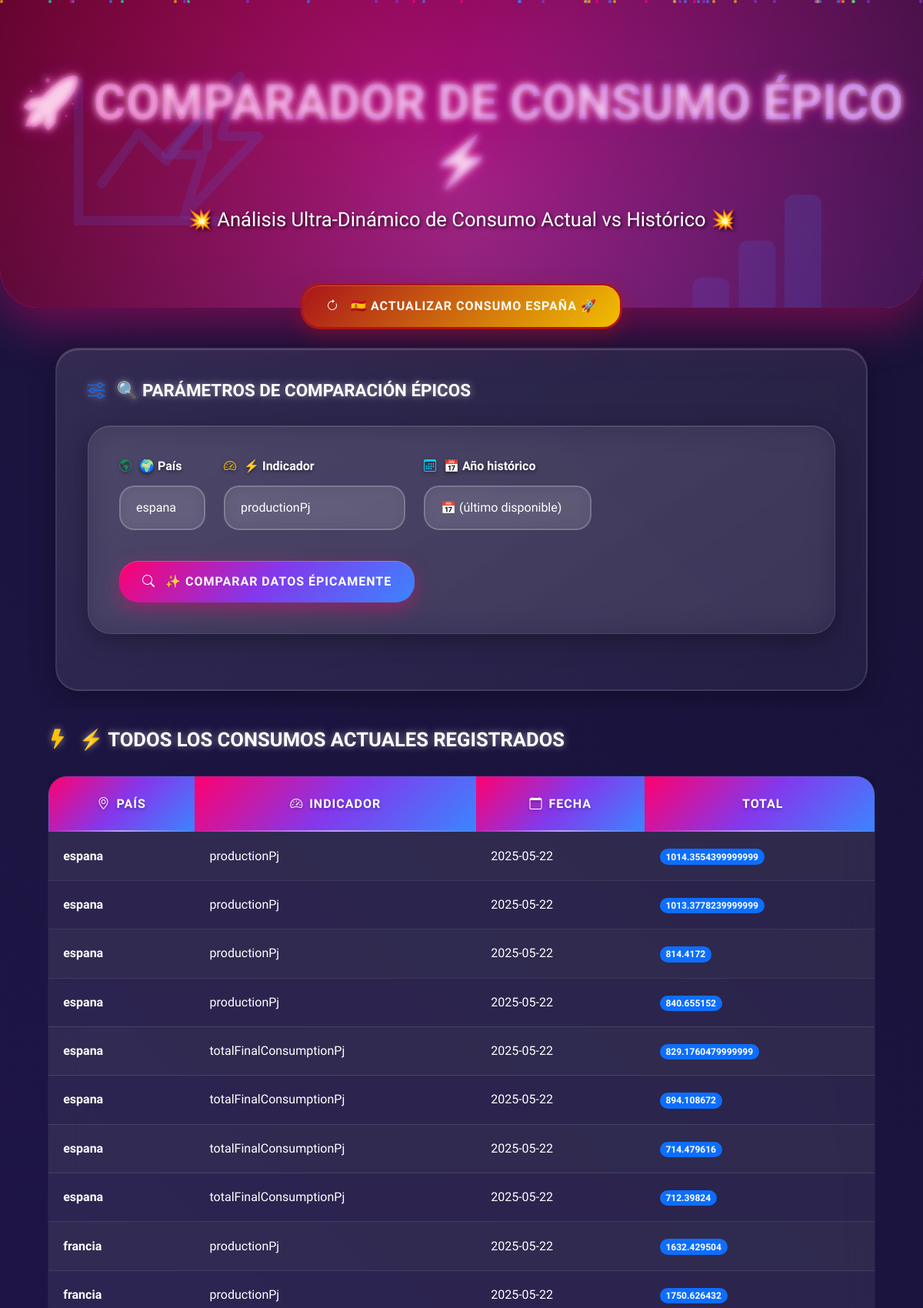
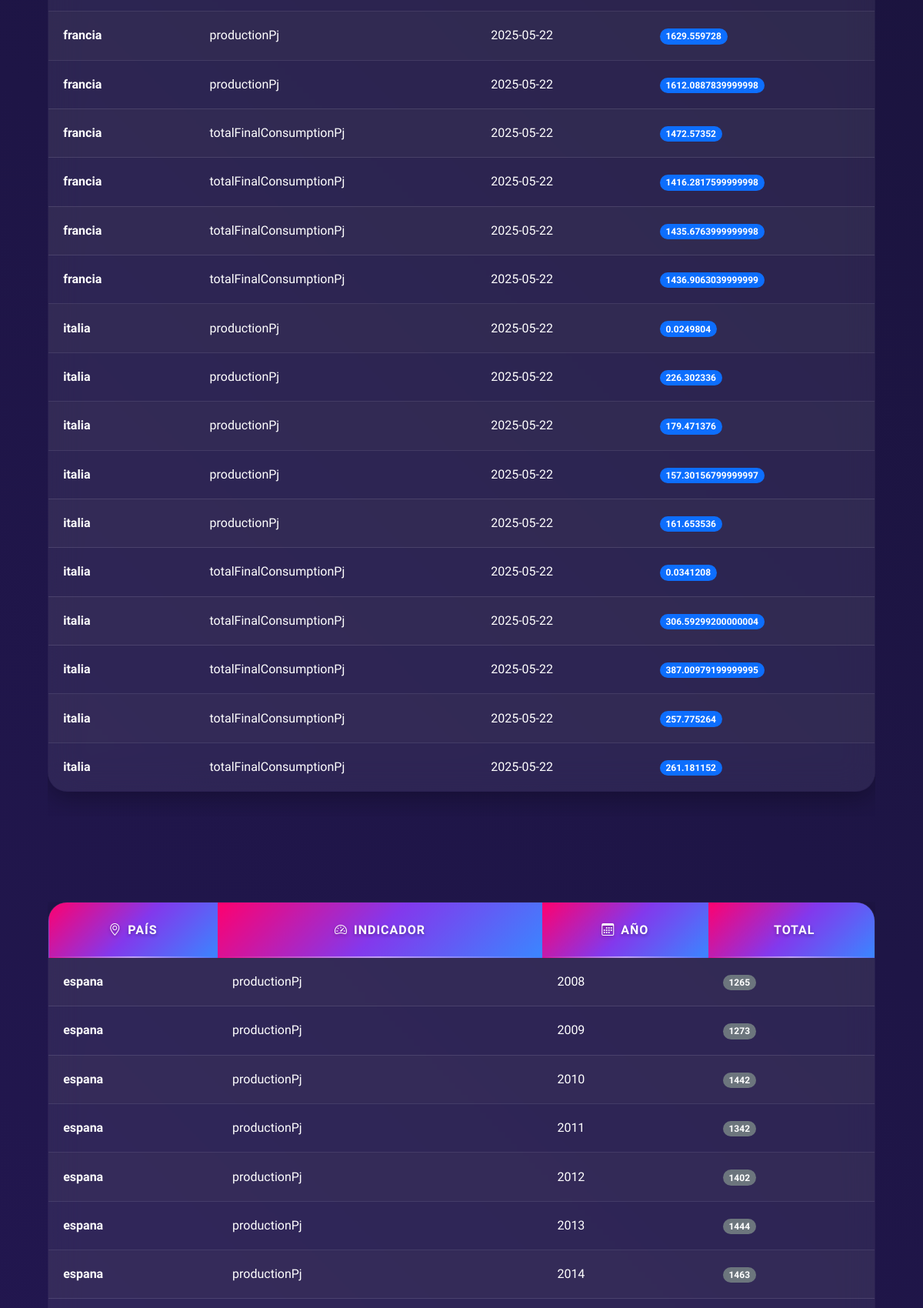
The page /consumo (upper part) on the database its author committed (2 pictures, top to bottom).
### app.py (models this page shows)
class ActualConsumoProduccion(db.Model):
    __tablename__ = 'actual_consumo_produccion'
    __table_args__ = {'extend_existing': True}
    pais                 = db.Column(db.Text, db.ForeignKey('pais.pais'), primary_key=True)
    indicador            = db.Column(db.Text, primary_key=True)
    fecha                = db.Column(db.Text, primary_key=True)
    coal_peat_oil_shale  = db.Column(db.Text)
    natural_gas          = db.Column(db.Text)
    nuclear              = db.Column(db.Text)
    oil_products         = db.Column(db.Text)
    renewables_and_waste = db.Column(db.Text)
    total                = db.Column(db.Text)

class HistoricoConsumoProduccion(db.Model):
    __tablename__ = 'historico_consumo_produccion'
    __table_args__ = {'extend_existing': True}
    pais                 = db.Column(db.Text, db.ForeignKey('pais.pais'), primary_key=True)
    indicador            = db.Column(db.Text, primary_key=True)
    anio                 = db.Column(db.Integer, primary_key=True)
    coal_peat_oil_shale  = db.Column(db.Text)
    natural_gas          = db.Column(db.Text)
    nuclear              = db.Column(db.Text)
    oil_products         = db.Column(db.Text)
    renewables_and_waste = db.Column(db.Text)
    total                = db.Column(db.Text)

### app.py (the view, shortened to what this page needs)
@app.route('/consumo', methods=['GET','POST'])
def show_consumption():
    try:
        paises = [p.pais for p in Pais.query.order_by(Pais.pais)]
        indicadores = [i[0] for i in db.session.query(
                           ActualConsumoProduccion.indicador
                       ).distinct().order_by(ActualConsumoProduccion.indicador).all()]
        anios = [y[0] for y in db.session.query(
                     HistoricoConsumoProduccion.anio
                 ).distinct().order_by(HistoricoConsumoProduccion.anio).all()]
        with db.session.no_autoflush:
            actual_list = ActualConsumoProduccion.query.order_by(
                              ActualConsumoProduccion.pais,
                              ActualConsumoProduccion.indicador,
                              ActualConsumoProduccion.fecha
                          ).all()
            for a in actual_list:
                a.fecha_parsed = parse_date_safe(a.fecha)
        historico_list = HistoricoConsumoProduccion.query.order_by(
                             HistoricoConsumoProduccion.pais,
                             HistoricoConsumoProduccion.indicador,
                             HistoricoConsumoProduccion.anio
                         ).all()
    except Exception as e:
        return f"<h1>Error cargando datos:</h1><p>{e}</p>"
    datos = None
    return render_template(
        'consumo_comparador.html',
        paises=paises,
        indicadores=indicadores,
        anios=anios,
        actual_list=actual_list,
        historico_list=historico_list,
        datos=datos
    )

### app.py (called while the page is built)
def parse_date_safe(date_str):
    if not date_str:
        return None
    if isinstance(date_str, str) and date_str.endswith('Z'):
        date_str = date_str[:-1]
    for fmt in ('%Y-%m-%dT%H:%M:%S.%f',
                '%Y-%m-%dT%H:%M:%S',
                '%Y-%m-%d'):
        try:
            return datetime.strptime(date_str, fmt).date()
        except ValueError:
            continue
    return None

### templates/consumo_comparador.html (shortened to what this page needs)
<!DOCTYPE html>
<html lang="es">
<head>
  <link
    href="https://cdn.jsdelivr.net/npm/bootstrap@5.3.0/dist/css/bootstrap.min.css"
    rel="stylesheet"
>
  <link rel="stylesheet" href="https://cdn.jsdelivr.net/npm/bootstrap-icons@1.11.0/font/bootstrap-icons.css">
</head>
<body>
  <div class="particles" id="particles"></div>
  <section class="hero">
    <div class="hero-overlay"></div>
    <div class="hero-content">
      <h1 class="display-4" onmouseenter="playHoverSound()">🚀 COMPARADOR DE CONSUMO ÉPICO ⚡</h1>
      <p class="lead">💥 Análisis Ultra-Dinámico de Consumo Actual vs Histórico 💥</p>
    </div>
    <i class="bi bi-graph-up-arrow floating-icon icon-1"></i>
    <i class="bi bi-bar-chart-fill floating-icon icon-2"></i>
    <i class="bi bi-lightning-charge floating-icon icon-3"></i>
  </section>
  <div class="container main-container">
    <div class="text-center mb-4">
      <a href="{{ url_for('update_consumo') }}" class="btn-spain" onmouseenter="playButtonSound()">
        <i class="bi bi-arrow-clockwise"></i>
        🇪🇸 ACTUALIZAR CONSUMO ESPAÑA 🚀
      </a>
    </div>
    <div class="card" onmouseenter="playCardSound()">
      <div class="card-body">
        <h5 class="card-title">
          <i class="bi bi-sliders text-primary"></i>
          🔍 PARÁMETROS DE COMPARACIÓN ÉPICOS
        </h5>
        <form method="post" action="{{ url_for('show_consumption') }}" class="form-row">
          <div class="form-group">
            <label for="pais" class="form-label">
              <i class="bi bi-globe-americas text-success"></i>
              🌍 País
            </label>
            <select id="pais" name="pais" class="form-control" onmouseenter="playSelectSound()">
              {% for p in paises %}
                <option value="{{ p }}" {% if datos and datos.pais == p %}selected{% endif %}>{{ p }}</option>
              {% endfor %}
            </select>
          </div>
          <div class="form-group">
            <label for="indicador" class="form-label">
              <i class="bi bi-speedometer2 text-warning"></i>
              ⚡ Indicador
            </label>
            <select id="indicador" name="indicador" class="form-control" onmouseenter="playSelectSound()">
              {% for i in indicadores %}
                <option value="{{ i }}" {% if datos and datos.indicador == i %}selected{% endif %}>{{ i }}</option>
              {% endfor %}
            </select>
          </div>
          <div class="form-group">
            <label for="anio" class="form-label">
              <i class="bi bi-calendar3 text-info"></i>
              📅 Año histórico
            </label>
            <select id="anio" name="anio" class="form-control" onmouseenter="playSelectSound()">
              <option value="">📅 (último disponible)</option>
            </select>
          </div>
          <div class="form-group">
            <button type="submit" class="btn btn-primary" onmouseenter="playButtonSound()" onclick="playClickSound()">
              <i class="bi bi-search me-2"></i>
              ✨ COMPARAR DATOS ÉPICAMENTE
            </button>
          </div>
        </form>
      </div>
    </div>
    {% if actual_list %}
      <h3 class="section-title">
        <i class="bi bi-lightning-fill text-warning"></i>
        ⚡ TODOS LOS CONSUMOS ACTUALES REGISTRADOS
      </h3>
      <div class="table-responsive">
        <table class="table table-striped">
          <thead>
            <tr>
              <th onmouseenter="playHeaderSound()"><i class="bi bi-geo-alt me-2"></i>País</th>
              <th onmouseenter="playHeaderSound()"><i class="bi bi-speedometer2 me-2"></i>Indicador</th>
              <th onmouseenter="playHeaderSound()"><i class="bi bi-calendar me-2"></i>Fecha</th>
              <th onmouseenter="playHeaderSound()">Total</th>
            </tr>
          </thead>
          <tbody>
            {% for a in actual_list %}
              <tr onmouseenter="playRowSound()">
                <td><strong>{{ a.pais }}</strong></td>
                <td>{{ a.indicador }}</td>
                <td>
                  {% if a.fecha_parsed %}
                    {{ a.fecha_parsed.strftime('%Y-%m-%d') }}
                  {% else %}
                    {{ a.fecha[:10] }}
                  {% endif %}
                </td>
                <td><span class="badge bg-primary rounded-pill" onmouseenter="playBadgeSound()">{{ a.total }}</span></td>
              </tr>
            {% endfor %}
          </tbody>
        </table>
      </div>
    {% endif %}
    {% if historico_list %}
      <h3 class="section-title">
        <i class="bi bi-archive-fill text-secondary"></i>
      </h3>
      <div class="table-responsive">
        <table class="table table-striped">
          <thead>
            <tr>
              <th onmouseenter="playHeaderSound()"><i class="bi bi-geo-alt me-2"></i>País</th>
              <th onmouseenter="playHeaderSound()"><i class="bi bi-speedometer2 me-2"></i>Indicador</th>
              <th onmouseenter="playHeaderSound()"><i class="bi bi-calendar3 me-2"></i>Año</th>
              <th onmouseenter="playHeaderSound()">Total</th>
            </tr>
          </thead>
          <tbody>
            {% for h in historico_list %}
              <tr onmouseenter="playRowSound()">
                <td><strong>{{ h.pais }}</strong></td>
                <td>{{ h.indicador }}</td>
                <td>{{ h.anio }}</td>
                <td><span class="badge bg-secondary rounded-pill" onmouseenter="playBadgeSound()">{{ h.total }}</span></td>
              </tr>
            {% endfor %}
          </tbody>
        </table>
      </div>
    {% endif %}
  </div>
</body>
</html>

### rows shown on the page
ActualConsumoProduccion: pais "espana", indicador "productionPj", fecha_parsed "2025-05-22", total "1014.3554399999999"
ActualConsumoProduccion: pais "espana", indicador "productionPj", fecha_parsed "2025-05-22", total "1013.3778239999999"
ActualConsumoProduccion: pais "espana", indicador "productionPj", fecha_parsed "2025-05-22", total "814.4172"
ActualConsumoProduccion: pais "espana", indicador "productionPj", fecha_parsed "2025-05-22", total "840.655152"
ActualConsumoProduccion: pais "espana", indicador "totalFinalConsumptionPj", fecha_parsed "2025-05-22", total "829.1760479999999"
ActualConsumoProduccion: pais "espana", indicador "totalFinalConsumptionPj", fecha_parsed "2025-05-22", total "894.108672"
ActualConsumoProduccion: pais "espana", indicador "totalFinalConsumptionPj", fecha_parsed "2025-05-22", total "714.479616"
ActualConsumoProduccion: pais "espana", indicador "totalFinalConsumptionPj", fecha_parsed "2025-05-22", total "712.39824"
ActualConsumoProduccion: pais "francia", indicador "productionPj", fecha_parsed "2025-05-22", total "1632.429504"
ActualConsumoProduccion: pais "francia", indicador "productionPj", fecha_parsed "2025-05-22", total "1750.626432"
ActualConsumoProduccion: pais "francia", indicador "productionPj", fecha_parsed "2025-05-22", total "1629.559728"
ActualConsumoProduccion: pais "francia", indicador "productionPj", fecha_parsed "2025-05-22", total "1612.0887839999998"
ActualConsumoProduccion: pais "francia", indicador "totalFinalConsumptionPj", fecha_parsed "2025-05-22", total "1472.57352"
ActualConsumoProduccion: pais "francia", indicador "totalFinalConsumptionPj", fecha_parsed "2025-05-22", total "1416.2817599999998"
ActualConsumoProduccion: pais "francia", indicador "totalFinalConsumptionPj", fecha_parsed "2025-05-22", total "1435.6763999999998"
ActualConsumoProduccion: pais "francia", indicador "totalFinalConsumptionPj", fecha_parsed "2025-05-22", total "1436.9063039999999"
ActualConsumoProduccion: pais "italia", indicador "productionPj", fecha_parsed "2025-05-22", total "0.0249804"
ActualConsumoProduccion: pais "italia", indicador "productionPj", fecha_parsed "2025-05-22", total "226.302336"
ActualConsumoProduccion: pais "italia", indicador "productionPj", fecha_parsed "2025-05-22", total "179.471376"
ActualConsumoProduccion: pais "italia", indicador "productionPj", fecha_parsed "2025-05-22", total "157.30156799999997"
ActualConsumoProduccion: pais "italia", indicador "productionPj", fecha_parsed "2025-05-22", total "161.653536"
ActualConsumoProduccion: pais "italia", indicador "totalFinalConsumptionPj", fecha_parsed "2025-05-22", total "0.0341208"
ActualConsumoProduccion: pais "italia", indicador "totalFinalConsumptionPj", fecha_parsed "2025-05-22", total "306.59299200000004"
ActualConsumoProduccion: pais "italia", indicador "totalFinalConsumptionPj", fecha_parsed "2025-05-22", total "387.00979199999995"
ActualConsumoProduccion: pais "italia", indicador "totalFinalConsumptionPj", fecha_parsed "2025-05-22", total "257.775264"
ActualConsumoProduccion: pais "italia", indicador "totalFinalConsumptionPj", fecha_parsed "2025-05-22", total "261.181152"
HistoricoConsumoProduccion: pais "espana", indicador "productionPj", anio "2008", total "1265"
HistoricoConsumoProduccion: pais "espana", indicador "productionPj", anio "2009", total "1273"
HistoricoConsumoProduccion: pais "espana", indicador "productionPj", anio "2010", total "1442"
HistoricoConsumoProduccion: pais "espana", indicador "productionPj", anio "2011", total "1342"
HistoricoConsumoProduccion: pais "espana", indicador "productionPj", anio "2012", total "1402"
HistoricoConsumoProduccion: pais "espana", indicador "productionPj", anio "2013", total "1444"
HistoricoConsumoProduccion: pais "espana", indicador "productionPj", anio "2014", total "1463"

### other values the page prints
form field pais "espana"
form field indicador "productionPj"
